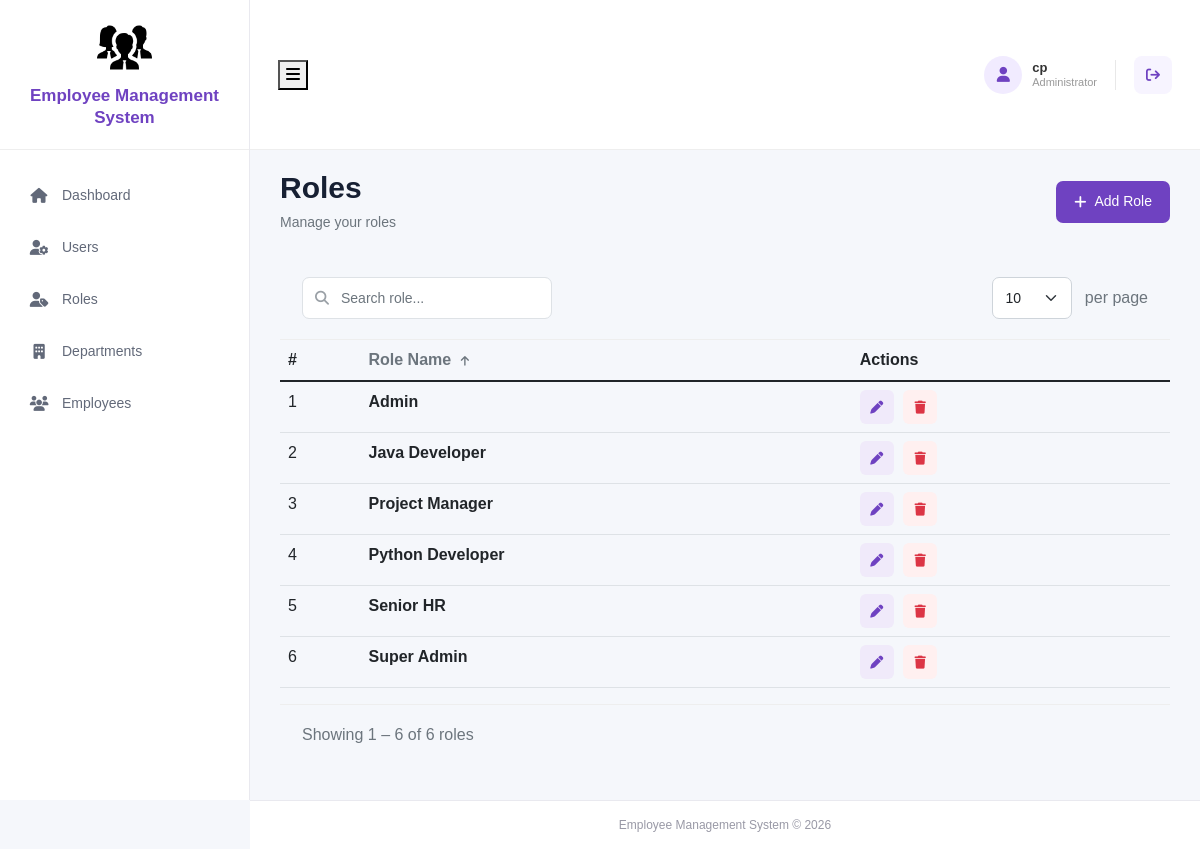
Page /roles/ (signed in) on the committed database.
### employee_app/models.py (models this page shows, shortened)
class Role(models.Model):
     name = models.CharField(max_length=30, null=False)

### employee_app/views.py (the view)
@login_required
def role_index(request):
    roles = Role.objects.all()
    search = request.GET.get('search', '').strip()
    if search:
        roles = roles.filter(
            name__icontains=search
        )
    selected_sort = request.GET.get('sort', 'name')
    if selected_sort in ['name', '-name']:
        roles = roles.order_by(selected_sort)
    else:
        selected_sort = 'name'
        roles = roles.order_by('name')
    selected_per_page = request.GET.get('per_page', '10')
    if selected_per_page not in ['5', '10', '20', '50']:
        selected_per_page = '10'
    paginator = Paginator(
        roles,
        int(selected_per_page)
    )
    page_number = request.GET.get('page')
    page_obj = paginator.get_page(page_number)
    query_params = request.GET.copy()
    query_params.pop('page', None)
    query_string = query_params.urlencode()
    return render(
        request,
        'roles/role_index.html',
        {
            'roles': page_obj,
            'page_obj': page_obj,
            'search': search,
            'selected_sort': selected_sort,
            'selected_per_page': selected_per_page,
            'query_string': query_string,
        }
    )

### employee_app/templates/roles/role_index.html (shortened to what this page needs)
{% extends 'base.html' %}
{% block content %}
<div class="page-container">
    <div class="d-flex justify-content-between align-items-center mb-4">
        <div>
            <h2 class="page-title">
                Roles
            </h2>
            <p class="page-subtitle">
                Manage your roles
            </p>
        </div>
        <a href="{% url 'create_role' %}" class="add-btn">
            <i class="fa-solid fa-plus me-2"></i>
            Add Role
        </a>
    </div>
    <div class="employee-card">
        <div class="table-top">
            <form
                method="GET"
                action="{% url 'role_index' %}"
                id="searchForm">
                <div class="row align-items-center">
                    <div class="col-md-7">
                        <div class="search-box">
                            <i class="fa-solid fa-magnifying-glass"></i>
                            <input
                                type="text"
                                name="search"
                                id="searchInput"
                                value="{{ search }}"
                                class="form-control search-input"
                                placeholder="Search role..."
                                autocomplete="off"
                            >
                        </div>
                    </div>
                    <div class="col-md-5 text-md-end mt-3 mt-md-0">
                        <select
                            name="per_page"
                            id="perPage"
                            class="form-select d-inline-block show-per-page">
                            <option
                                value="10"
                                {% if selected_per_page == '10' %}selected{% endif %}>
                                10
                            </option>
                        </select>
                        <span class="text-muted ms-2">
                            per page
                        </span>
                    </div>
                </div>
            </form>
        </div>
        <div class="table-responsive">
            <table class="table">
                <thead>
                    <tr>
                        <th>
                            #
                        </th>
                        <th>
                            <a
                                class="sort-link"
                                href="?search={{ search }}&sort={% if selected_sort == 'name' %}-name{% else %}name{% endif %}&per_page={{ selected_per_page }}">
                                Role Name
                                {% if selected_sort == 'name' %}
                                    <i class="fa-solid fa-arrow-up sort-icon"></i>
                                {% elif selected_sort == '-name' %}
                                    <i class="fa-solid fa-arrow-down sort-icon"></i>
                                {% else %}
                                    <i class="fa-solid fa-sort sort-icon"></i>
                                {% endif %}
                            </a>
                        </th>
                        <th>
                            Actions
                        </th>
                    </tr>
                </thead>
                <tbody>
                {% for role in page_obj %}
                    <tr>
                        <td>
                            {{ page_obj.start_index|add:forloop.counter0 }}
                        </td>
                        <td>
                            <strong class="role-name">
                                {{ role.name }}
                            </strong>
                        </td>
                        <td>
                            <a
                                href="{% url 'edit_role' role.id %}"
                                class="action-btn edit-btn"
                                title="Edit Role">
                                <i class="fa-solid fa-pen"></i>
                            </a>
                            <form
                                action="{% url 'remove_role' role.id %}"
                                method="POST"
                                class="d-inline">
                                <button
                                    type="submit"
                                    class="action-btn delete-btn"
                                    title="Delete Role"
                                    onclick="return confirm('Are you sure you want to delete this role?');">
                                    <i class="fa-solid fa-trash"></i>
                                </button>
                            </form>
                        </td>
                    </tr>
                {% endfor %}
                </tbody>
            </table>
        </div>
        <div class="table-footer d-flex justify-content-between align-items-center">
            <div class="text-muted">
                {% if page_obj.paginator.count > 0 %}
                    Showing
                    {{ page_obj.start_index }}
                    –
                    {{ page_obj.end_index }}
                    of
                    {{ page_obj.paginator.count }}
                    roles
                {% else %}
                    0 roles
                {% endif %}
            </div>
        </div>
    </div>
</div>
{% endblock %}

### employee_app/templates/components/header.html (shortened to what this page needs)
<header class="top-header">
    <div class="header-left">
        <button
            class="sidebar-toggle"
            id="sidebarToggle"
            type="button"
        >
            <i class="fa-solid fa-bars"></i>
        </button>
    </div>
    <div class="header-right">
        <div class="user-profile">
            <div class="user-avatar">
                <i class="fa-solid fa-user"></i>
            </div>
            <div class="user-info">
                <strong>{{ request.user.username }}</strong>
                <small>Administrator</small>
            </div>
        </div>
        <a
            href="{% url 'logout' %}"
            class="logout-btn"
            title="Logout"
        >
            <i class="fa-solid fa-arrow-right-from-bracket"></i>
        </a>
    </div>
</header>

### employee_app/static/css/style.css (style rules this page uses)
* { box-sizing: border-box; }
body { margin: 0; background: #f5f7fb; font-family: Arial, sans-serif; color: #252530; }
.page-container { width: 100%; }
.page-title { margin: 0 0 6px; font-size: 30px; font-weight: 700; color: #172033; }
.page-subtitle { margin: 0; font-size: 14px; color: #6c757d; }
.add-btn { display: inline-flex; align-items: center; justify-content: center; min-height: 42px; padding: 10px 18px; background: #6f42c1; color: #ffffff; border: none; border-radius: 7px; font-size: 14px; font-weight: 500; text-decoration: none; white-space: nowrap; transition: 0.2s ease; }
.table-top { padding: 20px 22px; border-bottom: 1px solid #eeeeee; }
.search-box { position: relative; width: 100%; max-width: 250px; }
.search-box > i { position: absolute; left: 13px; top: 50%; transform: translateY(-50%); color: #9aa0a6; font-size: 14px; z-index: 2; }
.search-input { width: 100%; height: 42px; padding: 0 38px; border: 1px solid #dee2e6; border-radius: 7px; font-size: 14px; outline: none; }
.show-per-page { width: 80px !important; height: 42px; border-radius: 7px; font-size: 14px; }
.sort-link { color: #6c757d; text-decoration: none; }
.sort-icon { margin-left: 5px; font-size: 11px; }
.action-btn { width: 34px; height: 34px; display: inline-flex; align-items: center; justify-content: center; border: none; border-radius: 6px; text-decoration: none; margin-right: 5px; font-size: 13px; }
.edit-btn { background: #f0eafa; color: #6f42c1; }
.delete-btn { background: #fff0f0; color: #dc3545; }
.table-footer { padding: 18px 22px; border-top: 1px solid #eeeeee; }
.top-header { height: 150px; position: fixed; top: 0; left: 250px; right: 0; z-index: 1000; display: flex; align-items: center; justify-content: space-between; padding: 0 28px; background: #ffffff; border-bottom: 1px solid #eeeeee; }
.header-left { display: flex; align-items: center; gap: 18px; }
.header-right { display: flex; align-items: center; }
.user-profile { display: flex; align-items: center; gap: 10px; }
.user-avatar { width: 38px; height: 38px; border-radius: 50%; background: #f1ebff; color: #6f42c1; display: flex; align-items: center; justify-content: center; font-size: 15px; }
.user-info { display: flex; flex-direction: column; line-height: 1.25; }
.user-info strong { font-size: 13px; font-weight: 600; color: #333333; }
.user-info small { font-size: 11px; color: #999999; }
.logout-btn { width: 38px; height: 38px; border-radius: 8px; display: flex !important; align-items: center; justify-content: center; color: #6f42c1 !important; background: #f7f4ff; text-decoration: none !important; transition: all 0.2s ease; }
.logout-btn i { font-size: 14px; }

### rows in the picture
Role: start_index|add "1", name "Admin"
Role: start_index|add "2", name "Java Developer"
Role: start_index|add "3", name "Project Manager"
Role: start_index|add "4", name "Python Developer"
Role: start_index|add "5", name "Senior HR"
Role: start_index|add "6", name "Super Admin"

### other values in the picture
{{ request.user.username }} "cp"
{{ page_obj.start_index }} "1"
{{ page_obj.end_index }} "6"
{{ page_obj.paginator.count }} "6"
